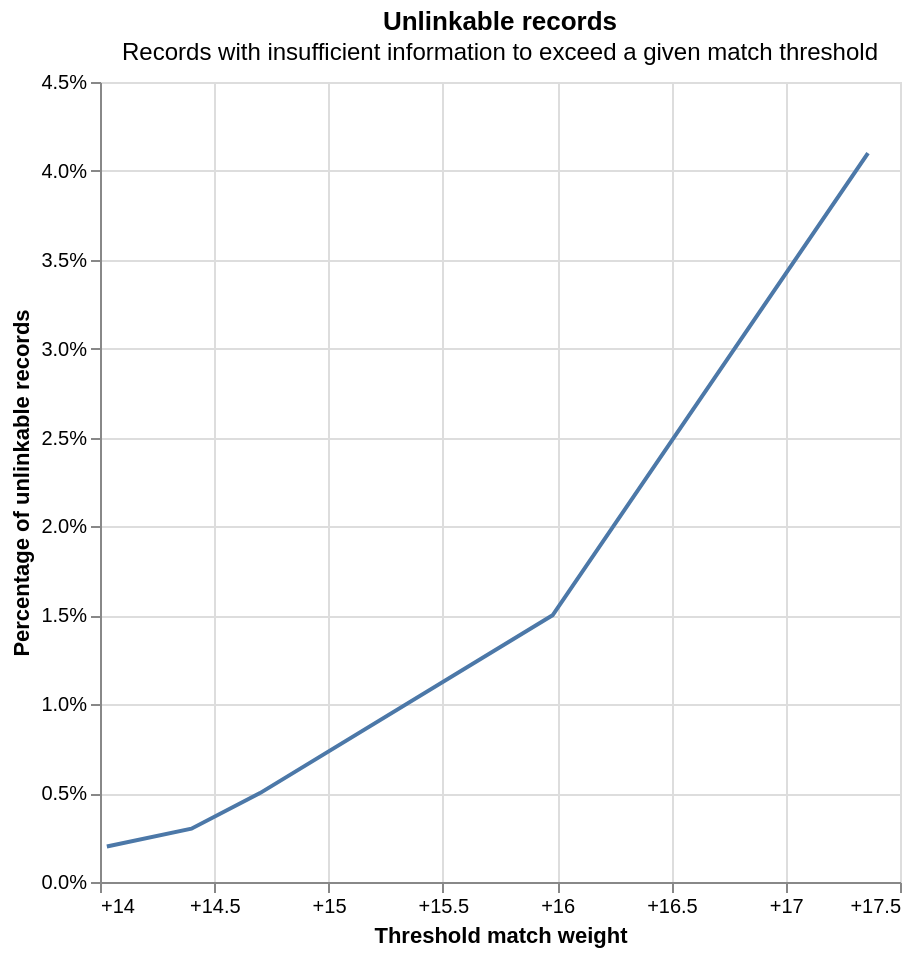

The notebook cell saved with this chart:
### Code cell
# Find unlinkable rows that have insufficient data
linker.evaluation.unlinkables_chart()

### Figure 1 — Vega-Lite specification as saved in the notebook (floating-point values rounded to 4 significant figures)
{"config": {"view": {"continuousWidth": 400, "continuousHeight": 300}}, "layer": [{"mark": {"type": "line"}, "encoding": {"x": {"axis": {"format": "+", "title": "Threshold match weight"}, "field": "match_weight", "type": "quantitative"}, "y": {"axis": {"format": "%", "title": "Percentage of unlinkable records"}, "field": "cum_prop", "type": "quantitative"}}}, {"mark": {"type": "point"}, "encoding": {"opacity": {"condition": {"param": "x_match_weight_y_cum_prop_coords_of_mouse", "value": 1, "empty": false}, "value": 0}, "tooltip": [{"field": "match_weight", "format": "+.5", "title": "Match weight", "type": "quantitative"}, {"field": "match_probability", "format": ".5", "title": "Match probability", "type": "quantitative"}, {"field": "cum_prop", "format": ".3%", "title": "Proportion of unlinkable records", "type": "quantitative"}], "x": {"axis": {"title": "Threshold match weight"}, "field": "match_weight", "type": "quantitative"}, "y": {"axis": {"format": "%", "title": "Percentage of unlinkable records"}, "field": "cum_prop", "type": "quantitative"}}, "name": "mouse_coords"}, {"mark": {"type": "rule", "color": "gray"}, "encoding": {"x": {"field": "match_weight", "type": "quantitative"}}, "transform": [{"filter": {"param": "x_match_weight_y_cum_prop_coords_of_mouse", "empty": false}}]}, {"mark": {"type": "rule", "color": "gray"}, "encoding": {"y": {"field": "cum_prop", "type": "quantitative"}}, "transform": [{"filter": {"param": "x_match_weight_y_cum_prop_coords_of_mouse", "empty": false}}]}], "data": {"name": "data-d546c2ead78ef4fbe22f6a1fe5f3a8d6"}, "height": 400, "params": [{"name": "x_match_weight_y_cum_prop_coords_of_mouse", "select": {"type": "point", "fields": ["match_weight", "cum_prop"], "nearest": true, "on": "mouseover"}, "views": ["mouse_coords"]}], "title": {"text": "Unlinkable records", "subtitle": "Records with insufficient information to exceed a given match threshold"}, "width": 400, "$schema": "https://vega.github.io/schema/vega-lite/v5.9.3.json", "datasets": {"data-d546c2ead78ef4fbe22f6a1fe5f3a8d6": [{"match_weight": 14.03, "match_probability": 0.9999, "prop": 0.002, "cum_prop": 0.002}, {"match_weight": 14.4, "match_probability": 1.0, "prop": 0.001, "cum_prop": 0.003}, {"match_weight": 14.7, "match_probability": 1.0, "prop": 0.002, "cum_prop": 0.005}, {"match_weight": 15.98, "match_probability": 1.0, "prop": 0.01, "cum_prop": 0.015}, {"match_weight": 17.36, "match_probability": 1.0, "prop": 0.026, "cum_prop": 0.041}]}}
